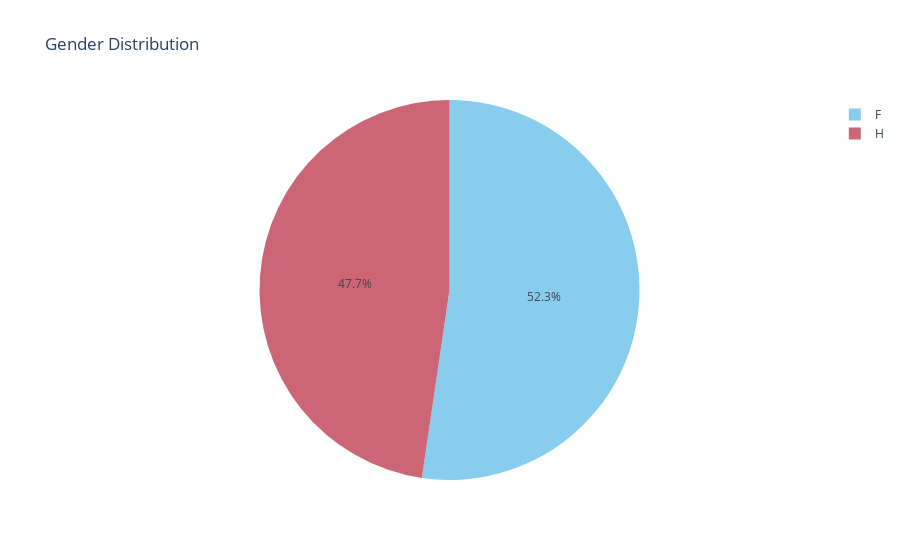

Notebook cell for this chart:
### Code cell
sex_counts = df["sexe"].value_counts().reset_index()
sex_counts.columns = ["Sex", "Count"]

fig = px.pie(
    sex_counts, values="Count", names="Sex",
    title="Gender Distribution",
    color_discrete_sequence=px.colors.qualitative.Safe
)
fig.show()

### Figure 1 — Plotly figure (JSON) as saved in the notebook; plotly's stock layout.template omitted (floating-point values rounded to 4 significant figures)
{"data": [{"domain": {"x": [0, 1], "y": [0, 1]}, "hovertemplate": "Sex=%{label}<br>Count=%{value}<extra></extra>", "labels": ["F", "H"], "legendgroup": "", "name": "", "showlegend": true, "type": "pie", "values": [2637, 2403]}], "layout": {"autosize": true, "legend": {"tracegroupgap": 0}, "piecolorway": ["rgb(136, 204, 238)", "rgb(204, 102, 119)", "rgb(221, 204, 119)", "rgb(17, 119, 51)", "rgb(51, 34, 136)", "rgb(170, 68, 153)", "rgb(68, 170, 153)", "rgb(153, 153, 51)", "rgb(136, 34, 85)", "rgb(102, 17, 0)", "rgb(136, 136, 136)"], "title": {"text": "Gender Distribution"}}}
